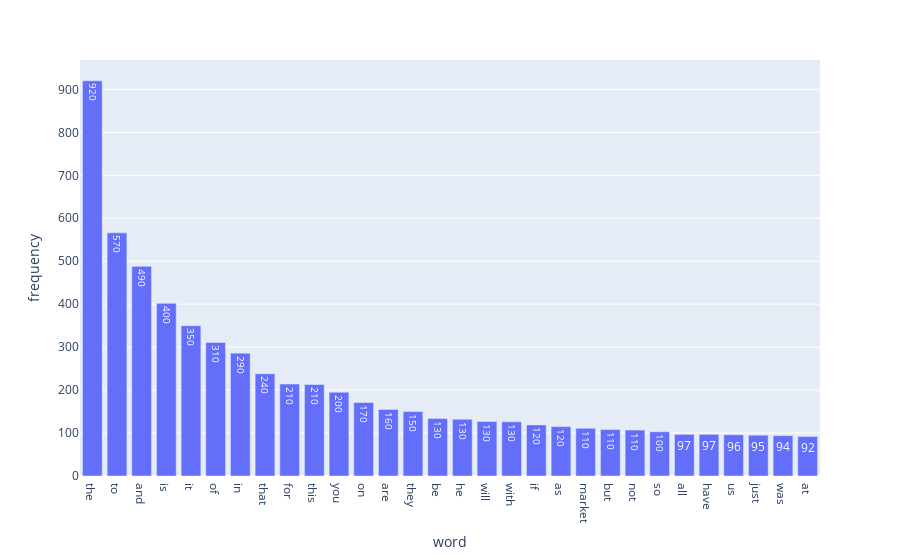

Notebook cell for this chart:
### Markdown cell above
### **>>> Exercise 13:**  有效地減少想要視覺化的詞彙數量

### Code cell
# 找出所有文本單字出現頻率最高的 30 個單字

# 把單字和頻率打包成 dataframe
term_df = pd.DataFrame({
    'word': count_vect.get_feature_names_out()[:],
    'frequency': term_frequencies[:]
})

# 按照頻率降序排序，並取出前 30 個
sort_df = term_df.sort_values(by='frequency', ascending=False).head(30)

# 用 plotly.express 
fig = px.bar(sort_df, y='frequency', x='word', text_auto='.2s')
fig.show()

### Figure 1 — Plotly figure (JSON) as saved in the notebook; plotly's stock layout.template omitted (floating-point values rounded to 4 significant figures)
{"data": [{"hovertemplate": "word=%{x}<br>frequency=%{y}<extra></extra>", "legendgroup": "", "marker": {"color": "#636efa", "pattern": {"shape": ""}}, "name": "", "orientation": "v", "showlegend": false, "textposition": "auto", "texttemplate": "%{y:.2s}", "type": "bar", "x": ["the", "to", "and", "is", "it", "of", "in", "that", "for", "this", "you", "on", "are", "they", "be", "he", "will", "with", "if", "as", "market", "but", "not", "so", "all", "have", "us", "just", "was", "at"], "xaxis": "x", "y": [920, 566, 488, 402, 350, 311, 286, 238, 214, 213, 195, 171, 155, 150, 134, 132, 127, 126, 119, 115, 111, 108, 107, 103, 97, 97, 96, 95, 94, 92], "yaxis": "y"}], "layout": {"barmode": "relative", "legend": {"tracegroupgap": 0}, "margin": {"t": 60}, "xaxis": {"anchor": "y", "domain": [0, 1], "title": {"text": "word"}}, "yaxis": {"anchor": "x", "domain": [0, 1], "title": {"text": "frequency"}}}}
